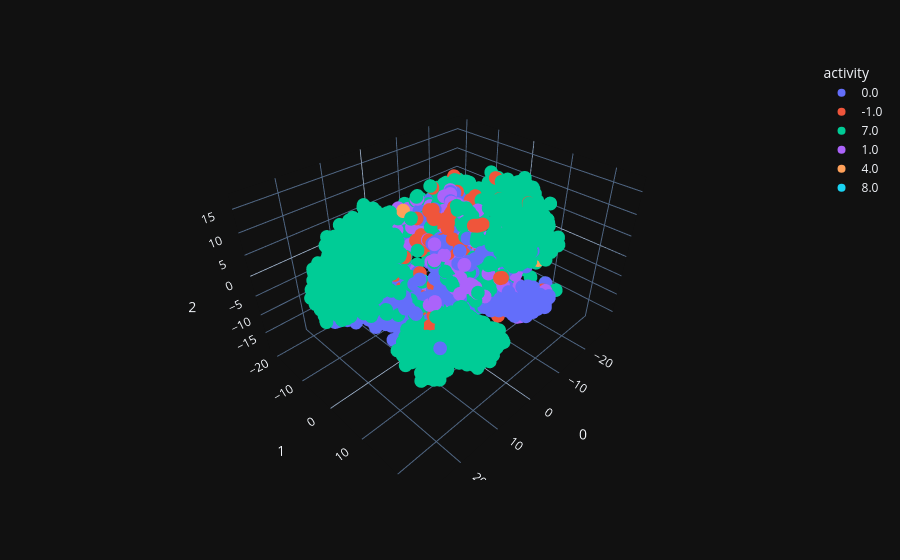

Notebook code cell kept with this figure:
### Code cell
tsne = TSNE(n_components=3, random_state=0)
projections = tsne.fit_transform(repre_reshape, )

fig = px.scatter_3d(
    projections, x=0, y=1, z=2,
    color=label_concat_vote.astype(str),  
    labels={'color': 'activity'}
)
fig.update_traces(marker_size=8)
fig.show()

### Figure 1 — Plotly figure (JSON) as saved in the notebook; plotly's stock layout.template omitted (floating-point values rounded to 4 significant figures; data arrays with more than 128 entries replaced by an {"elided": "..."} marker saying what was removed)
{"data": [{"hovertemplate": "activity=0.0<br>0=%{x}<br>1=%{y}<br>2=%{z}<extra></extra>", "legendgroup": "0.0", "marker": {"color": "#636efa", "symbol": "circle", "size": 8}, "mode": "markers", "name": "0.0", "scene": "scene", "showlegend": true, "x": {"elided": "997 float values"}, "y": {"elided": "997 float values"}, "z": {"elided": "997 float values"}, "type": "scatter3d"}, {"hovertemplate": "activity=-1.0<br>0=%{x}<br>1=%{y}<br>2=%{z}<extra></extra>", "legendgroup": "-1.0", "marker": {"color": "#EF553B", "symbol": "circle", "size": 8}, "mode": "markers", "name": "-1.0", "scene": "scene", "showlegend": true, "x": {"elided": "331 float values"}, "y": {"elided": "331 float values"}, "z": {"elided": "331 float values"}, "type": "scatter3d"}, {"hovertemplate": "activity=7.0<br>0=%{x}<br>1=%{y}<br>2=%{z}<extra></extra>", "legendgroup": "7.0", "marker": {"color": "#00cc96", "symbol": "circle", "size": 8}, "mode": "markers", "name": "7.0", "scene": "scene", "showlegend": true, "x": {"elided": "2890 float values"}, "y": {"elided": "2890 float values"}, "z": {"elided": "2890 float values"}, "type": "scatter3d"}, {"hovertemplate": "activity=1.0<br>0=%{x}<br>1=%{y}<br>2=%{z}<extra></extra>", "legendgroup": "1.0", "marker": {"color": "#ab63fa", "symbol": "circle", "size": 8}, "mode": "markers", "name": "1.0", "scene": "scene", "showlegend": true, "x": {"elided": "267 float values"}, "y": {"elided": "267 float values"}, "z": {"elided": "267 float values"}, "type": "scatter3d"}, {"hovertemplate": "activity=4.0<br>0=%{x}<br>1=%{y}<br>2=%{z}<extra></extra>", "legendgroup": "4.0", "marker": {"color": "#FFA15A", "symbol": "circle", "size": 8}, "mode": "markers", "name": "4.0", "scene": "scene", "showlegend": true, "x": [-11.95, 6.693, 6.6], "y": [16.23, -2.013, -2.087], "z": [2.983, 14.05, 14.11], "type": "scatter3d"}, {"hovertemplate": "activity=8.0<br>0=%{x}<br>1=%{y}<br>2=%{z}<extra></extra>", "legendgroup": "8.0", "marker": {"color": "#19d3f3", "symbol": "circle", "size": 8}, "mode": "markers", "name": "8.0", "scene": "scene", "showlegend": true, "x": [6.328, 5.371, 2.765, 3.179, 1.159, 7.225, 2.542, 6.715, 0.4763, 4.655, 4.834, 2.495, 4.875, 5.684, 0.6942], "y": [-3.859, -2.14, -4.336, -5.675, -8.444, -2.417, -3.758, -2.001, 2.493, 0.5843, -3.019, -4.382, -3.186, -3.884, 2.513], "z": [-9.598, -9.16, -9.91, -11.04, -11.21, -9.998, -9.982, -10.7, -5.799, -1.649, -10.8, -10.05, -10.93, -10.92, -6.376], "type": "scatter3d"}], "layout": {"scene": {"domain": {"x": [0.0, 1.0], "y": [0.0, 1.0]}, "xaxis": {"title": {"text": "0"}}, "yaxis": {"title": {"text": "1"}}, "zaxis": {"title": {"text": "2"}}}, "legend": {"title": {"text": "activity"}, "tracegroupgap": 0}, "margin": {"t": 60}}}
